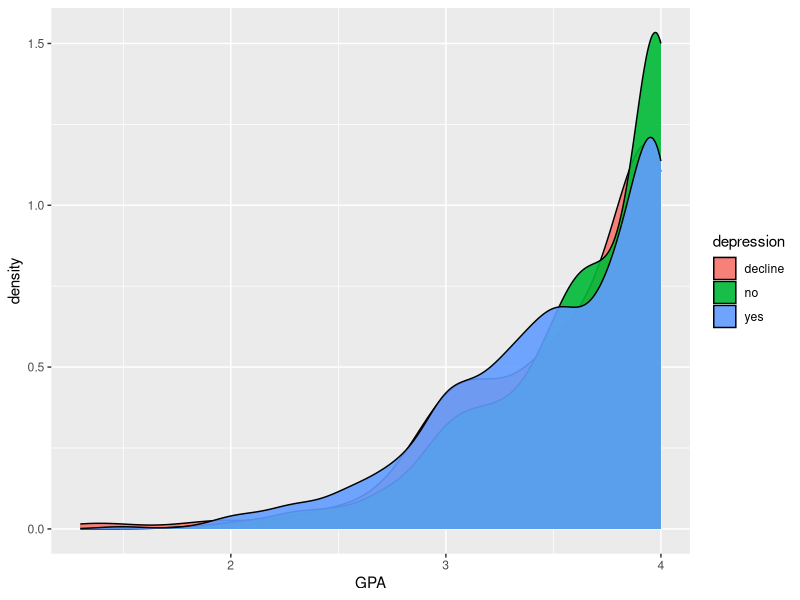
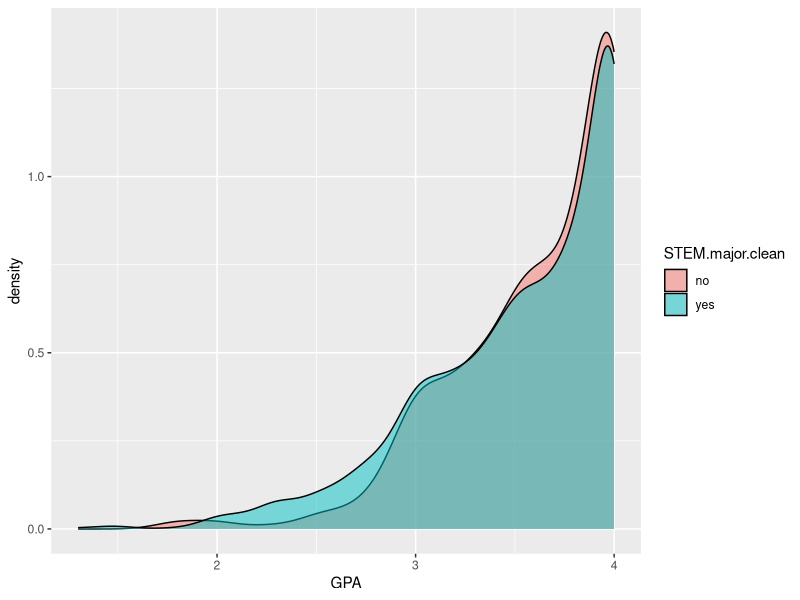
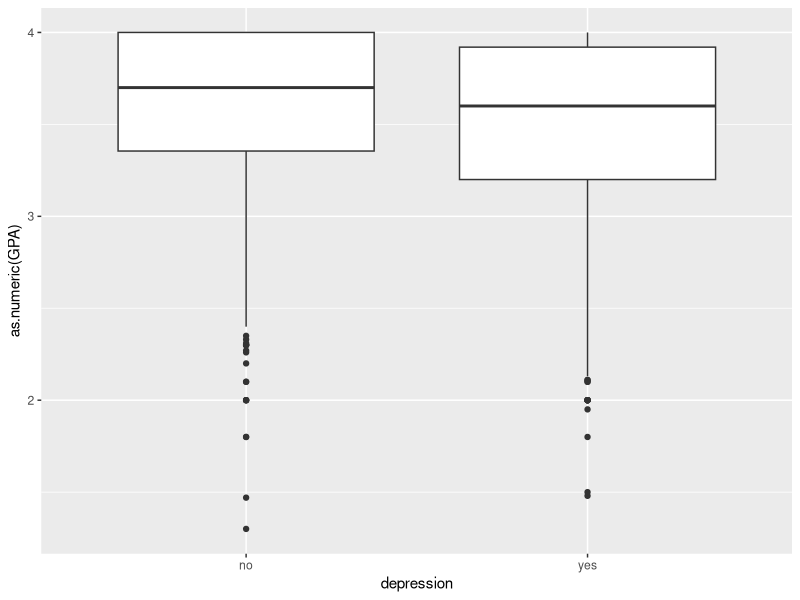
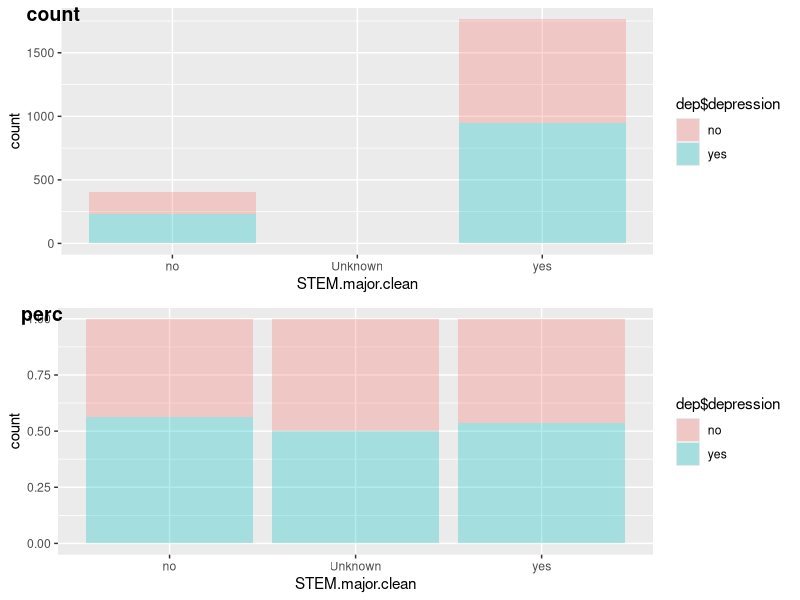
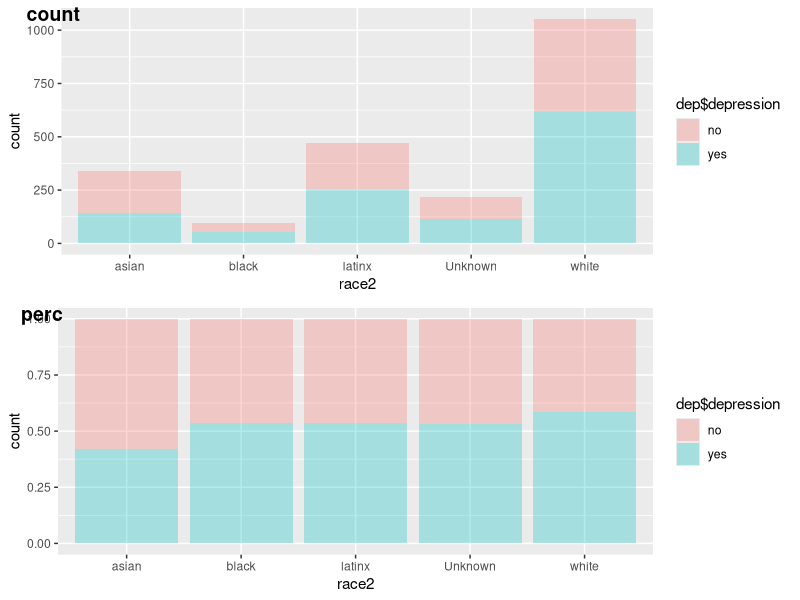
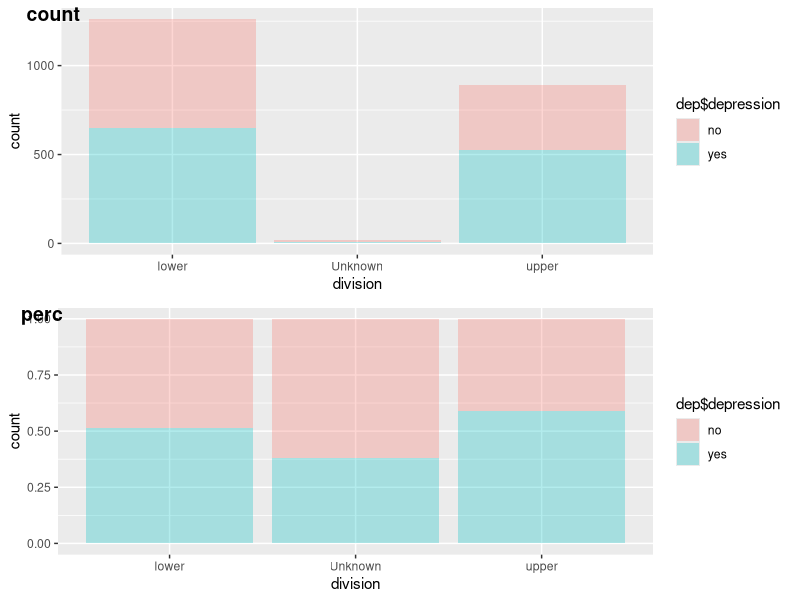
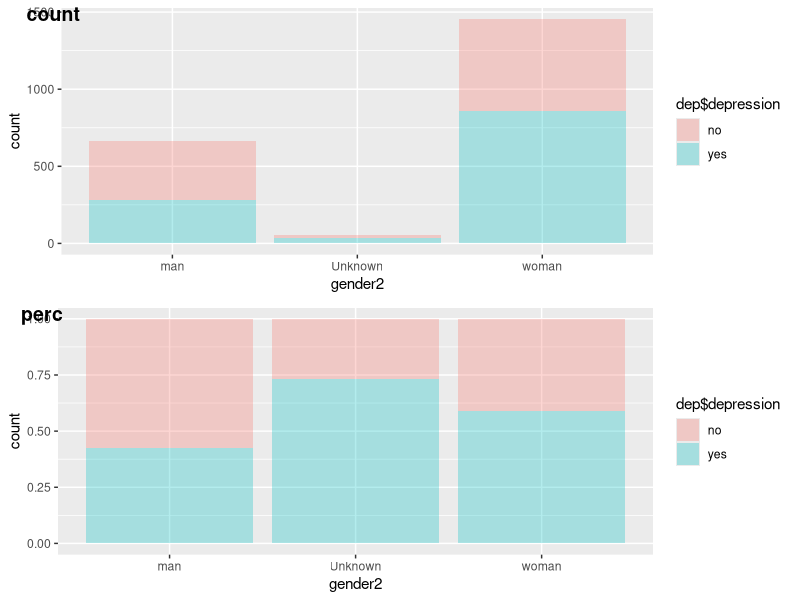
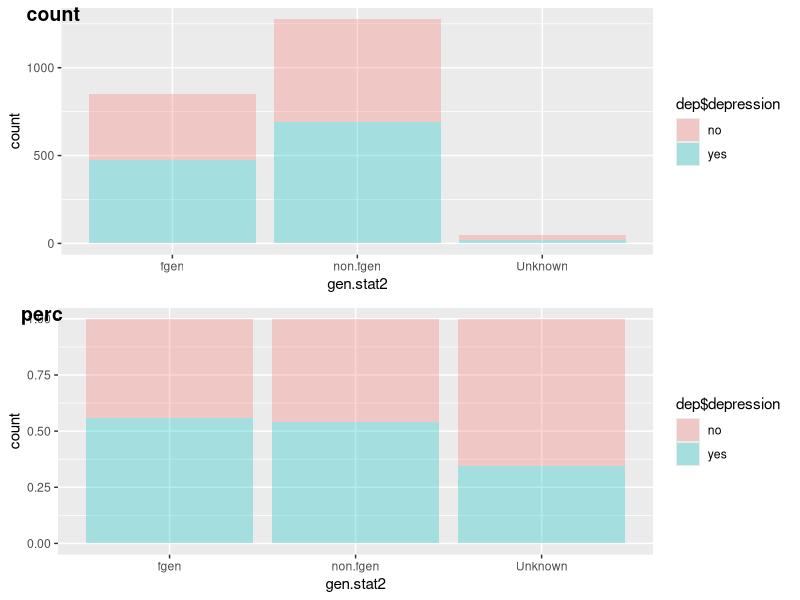

These figures' R source, in order:
## ---- chunk 1
library(ggplot2)
library(tidyverse)
library(ggpubr)
## ---- chunk 2
dep = read.csv("pone.0269201.s002.csv")

prop.table(table(stat(dep$depression)))

## GPA is character, has value of "decline"
dep <- dep[-which(dep$GPA == "decline"), ]
dep$GPA <- as.numeric(dep$GPA)
dep %>% ggplot(aes(x = GPA, fill = depression)) +
  geom_density(alpha = 0.9) + 
  scale_color_manual(c("red", "green", "blue"))
## ---- chunk 3
dep %>% ggplot(aes(x = GPA, fill = STEM.major.clean)) + 
  geom_density(alpha = 0.5) +
  scale_color_manual(c("red", "yellow"))
## ---- chunk 4
dep <- read.csv("pone.0269201.s002.csv")
dep$depression <- ifelse(dep$depression == "yes", "yes", "no")
dep <- dep %>% mutate(GPA = as.numeric(GPA)) ## 这里不知道为啥没用
## ---- chunk 5
missingCol <- grep("idep|ddep", colnames(dep))
dep[, missingCol][is.na(dep[, missingCol])] <- -1
dep[, -missingCol][is.na(dep[, -missingCol])] <- "Unknown"
## ---- chunk 6
dep %>% 
  ggplot(aes(x = depression, y = as.numeric(GPA))) + 
  geom_boxplot()

var <- list("STEM.major.clean", "race2", "division", "gender2", 
            "gen.stat2", "lgbtq2", "financially.stable2")
for(i in var) {
  count <- ggplot(data.frame(dep[, i]), aes(x = dep[, i], fill = dep$depression)) + 
    geom_bar(alpha = 0.3) + xlab(i)
  perc <- ggplot(data.frame(dep[, i]), aes(x = dep[, i], fill = dep$depression)) + 
    geom_bar(alpha = 0.3, position = "fill") + xlab(i)
  print(ggarrange(count, perc, labels = c("count", "perc"), ncol = 1, nrow = 2))
}
## ---- chunk 7
count_race <- dep %>% ggplot(aes(x = race2, fill = depression)) + 
  geom_bar(alpha = 0.3)
perc_race <- dep %>% ggplot(aes(x = race2, fill = depression)) + 
  geom_bar(alpha = 0.3, position = "fill")
count_gender <- dep %>% ggplot(aes(x = gender2, fill = depression)) + 
  geom_bar(alpha = 0.3)
perc_gender <- dep %>% ggplot(aes(x = gender2, fill = depression)) + 
  geom_bar(alpha = 0.3, position = "fill")
count_lgbtq <- dep %>% ggplot(aes(x = lgbtq2, fill = depression)) + 
  geom_bar(alpha = 0.3)
perc_lgbtq <- dep %>% ggplot(aes(x = lgbtq2, fill = depression)) + 
  geom_bar(alpha = 0.3, position = "fill")
gpa <- dep %>% 
  ggplot(aes(x = depression, y = as.numeric(GPA))) + 
  geom_boxplot()
ggarrange(count_race, perc_race, count_gender, perc_gender, count_lgbtq,
          perc_lgbtq, gpa, ncol = 2, nrow = 4)

